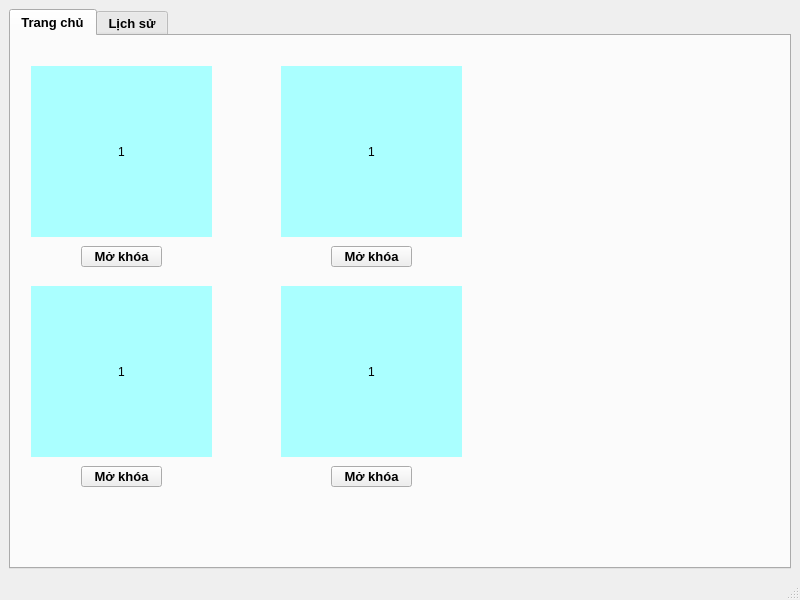
<?xml version="1.0" encoding="UTF-8"?>
<ui version="4.0">
 <class>MainWindow</class>
 <widget class="QMainWindow" name="MainWindow">
  <property name="geometry">
   <rect>
    <x>0</x>
    <y>0</y>
    <width>800</width>
    <height>600</height>
   </rect>
  </property>
  <property name="windowTitle">
   <string>Tủ gửi đồ thông minh</string>
  </property>
  <property name="autoFillBackground">
   <bool>false</bool>
  </property>
  <widget class="QWidget" name="centralwidget">
   <layout class="QVBoxLayout" name="verticalLayout">
    <item>
     <widget class="QTabWidget" name="Tab">
      <property name="font">
       <font>
        <pointsize>10</pointsize>
        <weight>75</weight>
        <italic>false</italic>
        <bold>true</bold>
       </font>
      </property>
      <property name="currentIndex">
       <number>0</number>
      </property>
      <widget class="QWidget" name="tab_Home">
       <attribute name="title">
        <string>Trang chủ</string>
       </attribute>
       <widget class="QLabel" name="label">
        <property name="geometry">
         <rect>
          <x>20</x>
          <y>30</y>
          <width>181</width>
          <height>171</height>
         </rect>
        </property>
        <property name="styleSheet">
         <string notr="true">background-color: rgb(170, 255, 255);</string>
        </property>
        <property name="text">
         <string>1</string>
        </property>
        <property name="alignment">
         <set>Qt::AlignCenter</set>
        </property>
       </widget>
       <widget class="QPushButton" name="pushButton">
        <property name="geometry">
         <rect>
          <x>70</x>
          <y>210</y>
          <width>81</width>
          <height>21</height>
         </rect>
        </property>
        <property name="text">
         <string>Mở khóa</string>
        </property>
       </widget>
       <widget class="QPushButton" name="pushButton_2">
        <property name="geometry">
         <rect>
          <x>320</x>
          <y>210</y>
          <width>81</width>
          <height>21</height>
         </rect>
        </property>
        <property name="text">
         <string>Mở khóa</string>
        </property>
       </widget>
       <widget class="QLabel" name="label_2">
        <property name="geometry">
         <rect>
          <x>270</x>
          <y>30</y>
          <width>181</width>
          <height>171</height>
         </rect>
        </property>
        <property name="styleSheet">
         <string notr="true">background-color: rgb(170, 255, 255);</string>
        </property>
        <property name="text">
         <string>1</string>
        </property>
        <property name="alignment">
         <set>Qt::AlignCenter</set>
        </property>
       </widget>
       <widget class="QLabel" name="label_3">
        <property name="geometry">
         <rect>
          <x>270</x>
          <y>250</y>
          <width>181</width>
          <height>171</height>
         </rect>
        </property>
        <property name="styleSheet">
         <string notr="true">background-color: rgb(170, 255, 255);</string>
        </property>
        <property name="text">
         <string>1</string>
        </property>
        <property name="alignment">
         <set>Qt::AlignCenter</set>
        </property>
       </widget>
       <widget class="QPushButton" name="pushButton_3">
        <property name="geometry">
         <rect>
          <x>70</x>
          <y>430</y>
          <width>81</width>
          <height>21</height>
         </rect>
        </property>
        <property name="text">
         <string>Mở khóa</string>
        </property>
       </widget>
       <widget class="QLabel" name="label_4">
        <property name="geometry">
         <rect>
          <x>20</x>
          <y>250</y>
          <width>181</width>
          <height>171</height>
         </rect>
        </property>
        <property name="styleSheet">
         <string notr="true">background-color: rgb(170, 255, 255);</string>
        </property>
        <property name="text">
         <string>1</string>
        </property>
        <property name="alignment">
         <set>Qt::AlignCenter</set>
        </property>
       </widget>
       <widget class="QPushButton" name="pushButton_4">
        <property name="geometry">
         <rect>
          <x>320</x>
          <y>430</y>
          <width>81</width>
          <height>21</height>
         </rect>
        </property>
        <property name="text">
         <string>Mở khóa</string>
        </property>
       </widget>
      </widget>
      <widget class="QWidget" name="tab_LichSu">
       <attribute name="title">
        <string>Lịch sử</string>
       </attribute>
      </widget>
     </widget>
    </item>
   </layout>
  </widget>
  <widget class="QStatusBar" name="statusbar"/>
 </widget>
 <resources/>
 <connections/>
</ui>
